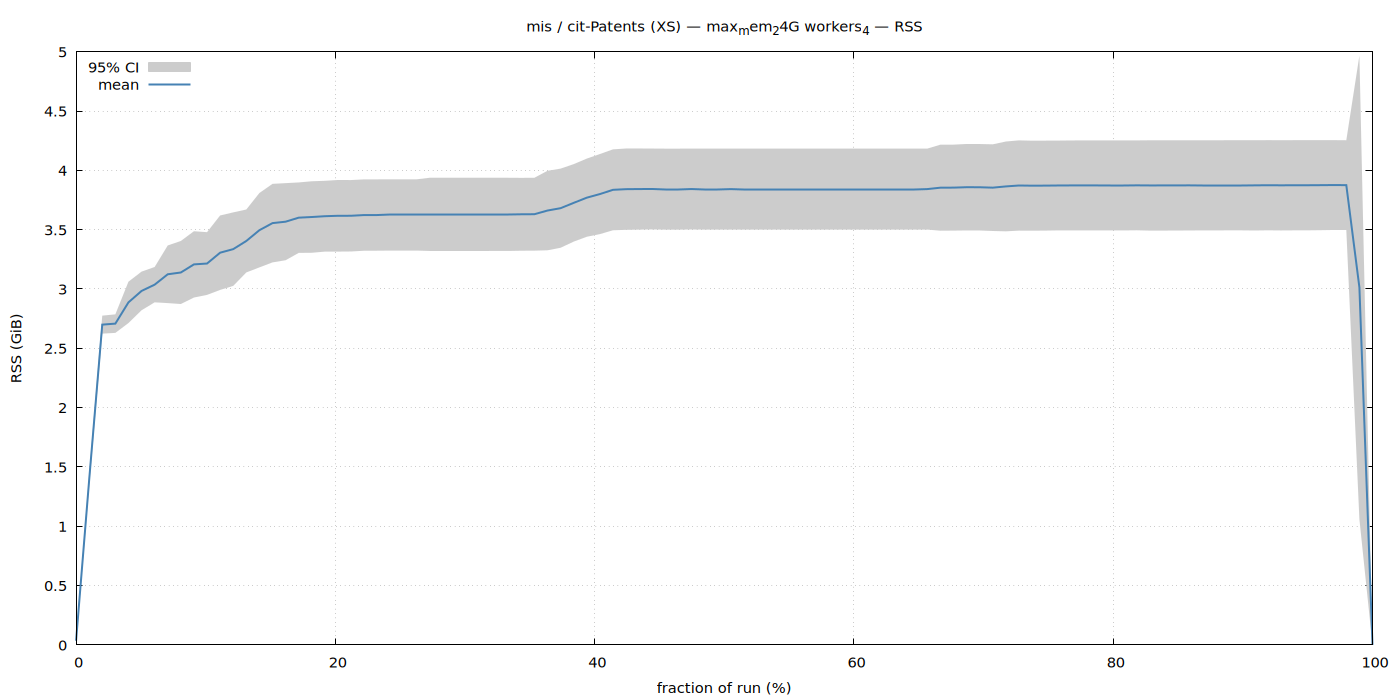

Here is the gnuplot script that generated this plot:
set terminal pngcairo size 1400,700 enhanced font 'Sans,11'
set output '/home/ubuntu/nvm/results/mis/XS/cit-Patents/max_mem_24G_workers_4/rss.png'
set title "mis / cit-Patents (XS) — max_mem_24G workers_4 — RSS"
set xlabel 'fraction of run (%)'
set ylabel 'RSS (GiB)'
set grid
set key top left
set yrange [0:*]
plot '/home/ubuntu/nvm/results/mis/XS/cit-Patents/max_mem_24G_workers_4/rss.dat' using 1:3:4 with filledcurves lc rgb '#cccccc' title '95% CI', \
     '' using 1:2 with lines lw 2 lc rgb '#4682b4' title 'mean'
